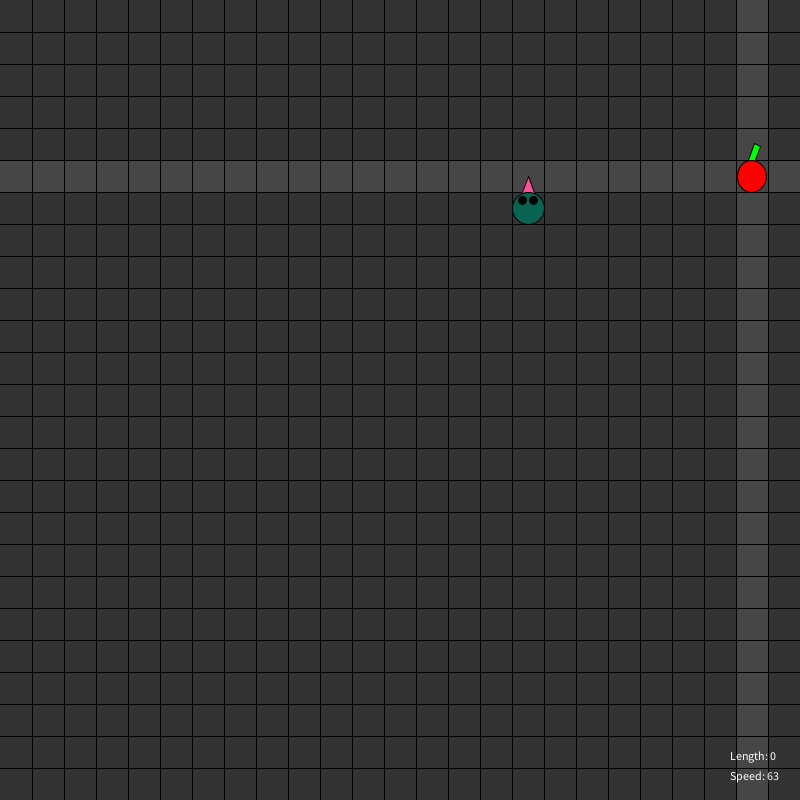
Frame 1 (no input)
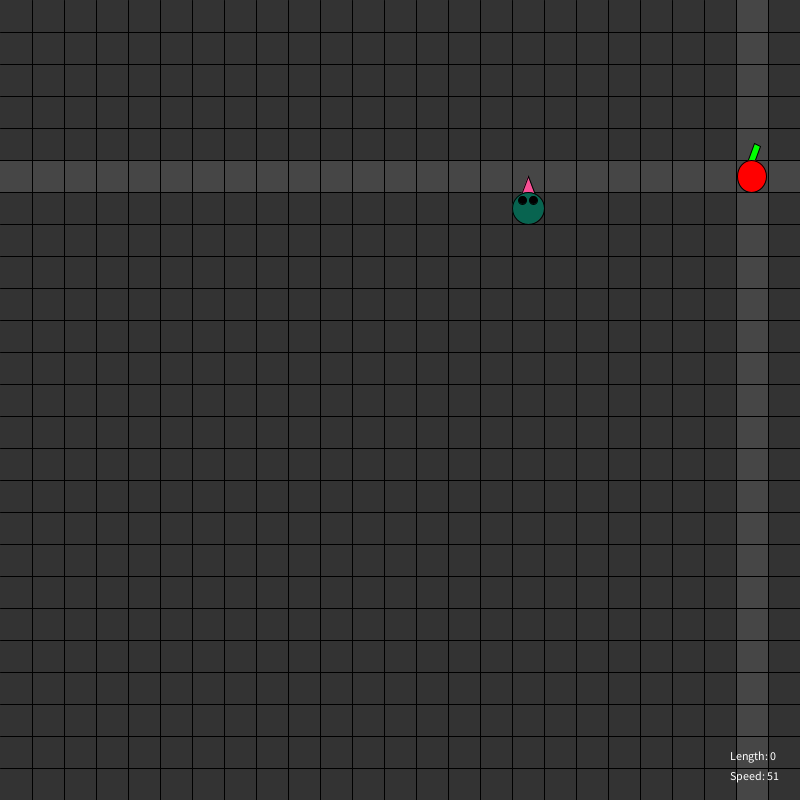
Frame 60 (the mouse pressed at the canvas centre just before this capture)
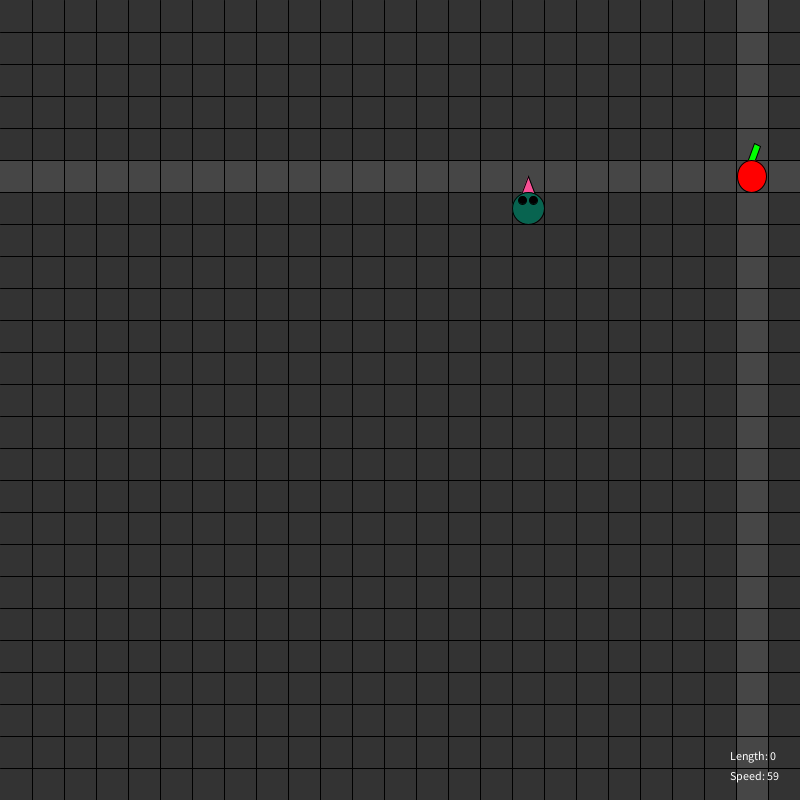
Frame 120 (the mouse held since frame 60 and released just before this capture)

The Processing sketch that drew these frames (run headless with seeded random() and noise(); from frame 60 on, the mouse is pressed at the canvas centre):

// Processing sketch: Snake
// ── Snake.pde
int grid = 25;
int moveEveryXFrames = 5;

PVector velocity = new PVector();
PVector squarepos = new PVector();
PVector applepos  = new PVector();
float gridsize;
int totalEaten;
int previousdir;
float keyspressed;
boolean delaynext = false;

ArrayList <PVector> tail = new ArrayList<PVector>();

void setup() {
  size(800, 800);
  rectMode(CENTER);

  gridsize = width/grid;
  createsquare();
  createapple();
}

void draw() {
  background(51);


  drawgrid();
  move();
  eat();

  showapple();
  showsnake();


  fill(255);
  textSize(12);
  text("Speed: " +round(frameRate), width-70, height-20);
  text("Length: " +tail.size(), width-70, height-40);
}


//////////////////////////////////////////////////////////////////////////////////////////////////////////////
void drawgrid() {
  fill(70);
  rect( applepos.x, applepos.y, gridsize, 2*height);
  rect( applepos.x, applepos.y, 2*height, gridsize);

  for (float i=gridsize; i <= width; i+= gridsize) {
    stroke(0);
    line(i, 0, i, height);
    line(0, i, width, i);
  }
}

void keyPressed() {

  if (keyspressed<1) {
    if (key == 'a' && previousdir != 2) {
      velocity.set(-gridsize, 0);
      previousdir = 1;
    } else if (key == 'd' && previousdir != 1) {
      velocity.set(gridsize, 0);
      previousdir = 2;
    } else if (key == 'w' && previousdir != 4) {
      velocity.set(0, -gridsize);
      previousdir = 3;
    } else if (key == 's' && previousdir != 3) {
      velocity.set(0, gridsize);
      previousdir = 4;
    } else if (key == ' ' ) {
      delay(2000);
    }

    keyspressed += 1;
  }
}

void move() {


  if (frameCount %moveEveryXFrames ==0) {
    keyspressed = 0;
    squarepos.x+=velocity.x;
    squarepos.y+=velocity.y;
  }

  if (squarepos.x > width-gridsize/2) {
    squarepos.x = gridsize/2;
  }
  if (squarepos.x < gridsize/2) {
    squarepos.x = width-gridsize/2;
  }
  if (squarepos.y > height-gridsize/2) {
    squarepos.y = gridsize/2;
  }
  if (squarepos.y < gridsize/2) {
    squarepos.y  = height-gridsize/2;
  }
}

void createsquare() {
  squarepos.x= gridsize*(floor(random(grid))+0.5); 
  squarepos.y= gridsize*(floor(random(grid))+0.5);
}
void createapple() {
  applepos.x= gridsize*(floor(random(grid))+0.5); 
  applepos.y= gridsize*(floor(random(grid))+0.5);
}

void showapple() {

  fill(0, 255, 0);
  pushMatrix();
  translate(applepos.x, applepos.y-gridsize/2);
  rotate(radians(20));
  rect(0, 0, gridsize/5, gridsize);
  popMatrix();
  fill(255, 0, 0);
  ellipse(applepos.x, applepos.y, gridsize/1.1, gridsize);
}

void eat() {
  if (dist(applepos.x, applepos.y, squarepos.x, squarepos.y)<1) {
    createapple();
    totalEaten++;
  }

  //Tail

  if (frameCount %moveEveryXFrames ==0) {
    boolean eaten = false;

    //Eaten
    if (tail.contains(squarepos) && tail.size() != 1) {
      eaten = true;
    }

    //add
    tail.add(new PVector(squarepos.x, squarepos.y));

    //Eaten
    if (tail.contains(squarepos) && tail.indexOf(squarepos) != tail.size()-1) {
      eaten = true;
    }

    //remove if eaten
    if (eaten) {
      totalEaten = tail.size()-tail.indexOf(squarepos)-1;
      for (int i=tail.indexOf(squarepos); i>0; i-=1) {
        tail.remove(i);
      }
    }
    if ((totalEaten == tail.size()-1)) {
      tail.remove(0);
    }
  }
}


void showsnake() {
  for (int i=0; i < tail.size(); i++) {

    fill( map(i, 0, tail.size(), 125, 20), map(i, 0, tail.size(), 255, 120), map(i, 0, tail.size(), 195, 40));
    rect(tail.get(i).x, tail.get(i).y, gridsize, gridsize);
  }

  //Down
  if (velocity.x == 0 && velocity.y == gridsize) {

    fill(250, 80, 150);
    triangle(squarepos.x-gridsize/4, squarepos.y+gridsize/3, squarepos.x+gridsize/4, squarepos.y+gridsize/3, squarepos.x, squarepos.y+gridsize);

    fill(8, 100, 80);
    ellipse(squarepos.x, squarepos.y, gridsize, gridsize);

    fill(0);
    ellipse(squarepos.x-gridsize/6, squarepos.y+gridsize/4, gridsize/4, gridsize/4);
    ellipse(squarepos.x+gridsize/6, squarepos.y+gridsize/4, gridsize/4, gridsize/4);
  }
  //UP
  if ((velocity.x == 0 && velocity.y == -gridsize )||(velocity.x == 0 && velocity.y == 0)) {

    fill(250, 80, 150);
    triangle(squarepos.x-gridsize/4, squarepos.y-gridsize/3, squarepos.x+gridsize/4, squarepos.y-gridsize/3, squarepos.x, squarepos.y-gridsize);

    fill(8, 100, 80);
    ellipse(squarepos.x, squarepos.y, gridsize, gridsize);

    fill(0);
    ellipse(squarepos.x-gridsize/6, squarepos.y-gridsize/4, gridsize/4, gridsize/4);
    ellipse(squarepos.x+gridsize/6, squarepos.y-gridsize/4, gridsize/4, gridsize/4);
  }
  //Left
  if (velocity.x == -gridsize && velocity.y == 0) {

    fill(250, 80, 150);
    triangle(squarepos.x-gridsize/3, squarepos.y-gridsize/4, squarepos.x-gridsize/3, squarepos.y+gridsize/4, squarepos.x-gridsize, squarepos.y);

    fill(8, 100, 80);
    ellipse(squarepos.x, squarepos.y, gridsize, gridsize);

    fill(0);
    ellipse(squarepos.x-gridsize/4, squarepos.y-gridsize/6, gridsize/4, gridsize/4);
    ellipse(squarepos.x-gridsize/4, squarepos.y+gridsize/6, gridsize/4, gridsize/4);
  }
  //Right
  if (velocity.x == gridsize && velocity.y == 0) {

    fill(250, 80, 150);
    triangle(squarepos.x+gridsize/3, squarepos.y-gridsize/4, squarepos.x+gridsize/3, squarepos.y+gridsize/4, squarepos.x+gridsize, squarepos.y);

    fill(8, 100, 80);
    ellipse(squarepos.x, squarepos.y, gridsize, gridsize);

    fill(0);
    ellipse(squarepos.x+gridsize/4, squarepos.y-gridsize/6, gridsize/4, gridsize/4);
    ellipse(squarepos.x+gridsize/4, squarepos.y+gridsize/6, gridsize/4, gridsize/4);
  }
}
